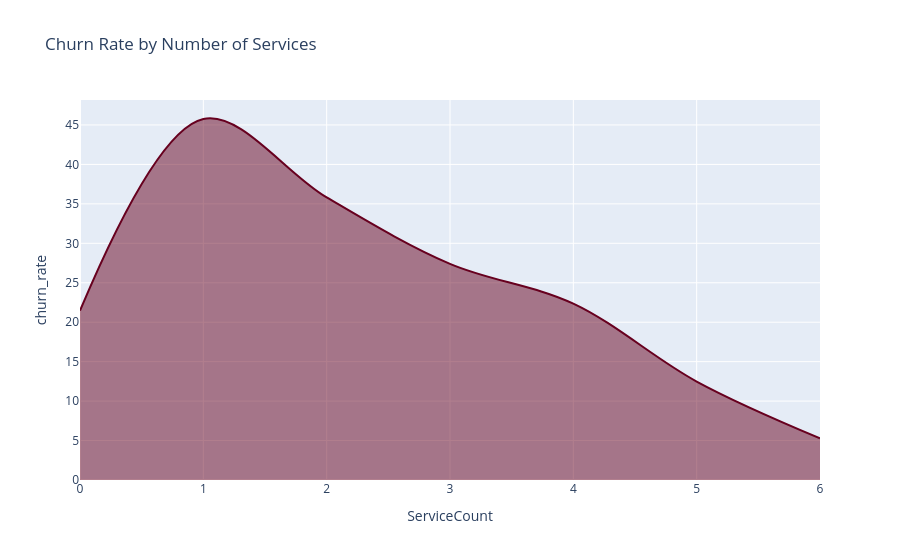

The notebook cell saved with this chart:
### Code cell
servicecount_churn_pct = (service_count['Yes'] * 100).reset_index()
servicecount_churn_pct.columns = ['ServiceCount', 'churn_rate']
fig= px.line(servicecount_churn_pct, x='ServiceCount', y='churn_rate',
             title='Churn Rate by Number of Services',
             labels={'x': 'Number of Services', 'y': 'Churn Rate', 'color': 'Churn'},
             color_discrete_sequence=px.colors.sequential.RdBu)
fig.update_traces(fill='tozeroy', line_shape='spline')
fig.show()

### Figure 1 — Plotly figure (JSON) as saved in the notebook; plotly's stock layout.template omitted (floating-point values rounded to 4 significant figures)
{"data": [{"fill": "tozeroy", "hovertemplate": "ServiceCount=%{x}<br>churn_rate=%{y}<extra></extra>", "legendgroup": "", "line": {"color": "rgb(103,0,31)", "dash": "solid", "shape": "spline"}, "marker": {"symbol": "circle"}, "mode": "lines", "name": "", "orientation": "v", "showlegend": false, "type": "scatter", "x": [0, 1, 2, 3, 4, 5, 6], "xaxis": "x", "y": [21.46, 45.76, 35.82, 27.39, 22.35, 12.48, 5.282], "yaxis": "y"}], "layout": {"legend": {"tracegroupgap": 0}, "title": {"text": "Churn Rate by Number of Services"}, "xaxis": {"anchor": "y", "domain": [0, 1], "title": {"text": "ServiceCount"}}, "yaxis": {"anchor": "x", "domain": [0, 1], "title": {"text": "churn_rate"}}}}
